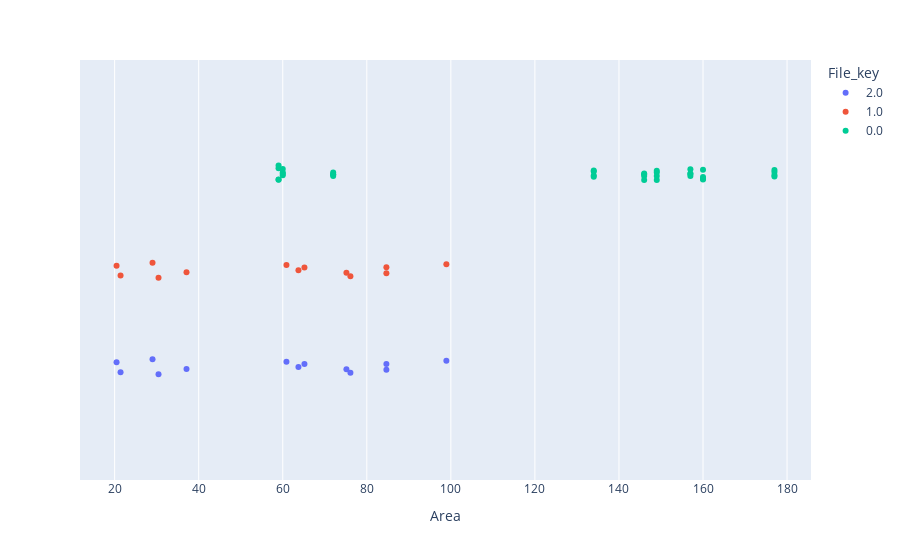

The code cell stored with this chart in its notebook:
### Markdown cell above
### Distribution Plots

### Code cell
# Strip Plot
fig1 = px.strip(filtered_data, x="eff_diameter_microns", color="File_key")
fig1.show()

### Figure 1 — Plotly figure (JSON) as saved in the notebook; plotly's stock layout.template omitted (floating-point values rounded to 4 significant figures)
{"data": [{"alignmentgroup": "True", "boxpoints": "all", "fillcolor": "rgba(255,255,255,0)", "hoveron": "points", "hovertemplate": "File_key=2.0<br>Area=%{x}<extra></extra>", "legendgroup": "2.0", "line": {"color": "rgba(255,255,255,0)"}, "marker": {"color": "#636efa"}, "name": "2.0", "offsetgroup": "2.0", "orientation": "h", "pointpos": 0, "showlegend": true, "type": "box", "x": [20.45, 21.4, 29.01, 30.44, 37.1, 60.88, 63.73, 65.16, 75.15, 76.1, 84.66, 84.66, 98.93], "x0": " ", "xaxis": "x", "y0": " ", "yaxis": "y"}, {"alignmentgroup": "True", "boxpoints": "all", "fillcolor": "rgba(255,255,255,0)", "hoveron": "points", "hovertemplate": "File_key=1.0<br>Area=%{x}<extra></extra>", "legendgroup": "1.0", "line": {"color": "rgba(255,255,255,0)"}, "marker": {"color": "#EF553B"}, "name": "1.0", "offsetgroup": "1.0", "orientation": "h", "pointpos": 0, "showlegend": true, "type": "box", "x": [20.45, 21.4, 29.01, 30.44, 37.1, 60.88, 63.73, 65.16, 75.15, 76.1, 84.66, 84.66, 98.93], "x0": " ", "xaxis": "x", "y0": " ", "yaxis": "y"}, {"alignmentgroup": "True", "boxpoints": "all", "fillcolor": "rgba(255,255,255,0)", "hoveron": "points", "hovertemplate": "File_key=0.0<br>Area=%{x}<extra></extra>", "legendgroup": "0.0", "line": {"color": "rgba(255,255,255,0)"}, "marker": {"color": "#00cc96"}, "name": "0.0", "offsetgroup": "0.0", "orientation": "h", "pointpos": 0, "showlegend": true, "type": "box", "x": [59, 59, 59, 59, 60, 60, 60, 60, 72, 72, 72, 72, 134, 134, 134, 134, 146, 146, 146, 146, 149, 149, 149, 149, 157, 157, 157, 157, 160, 160, 160, 160, 177, 177, 177, 177], "x0": " ", "xaxis": "x", "y0": " ", "yaxis": "y"}], "layout": {"boxmode": "group", "legend": {"title": {"text": "File_key"}, "tracegroupgap": 0}, "margin": {"t": 60}, "xaxis": {"anchor": "y", "domain": [0, 1], "title": {"text": "Area"}}, "yaxis": {"anchor": "x", "domain": [0, 1]}}}
